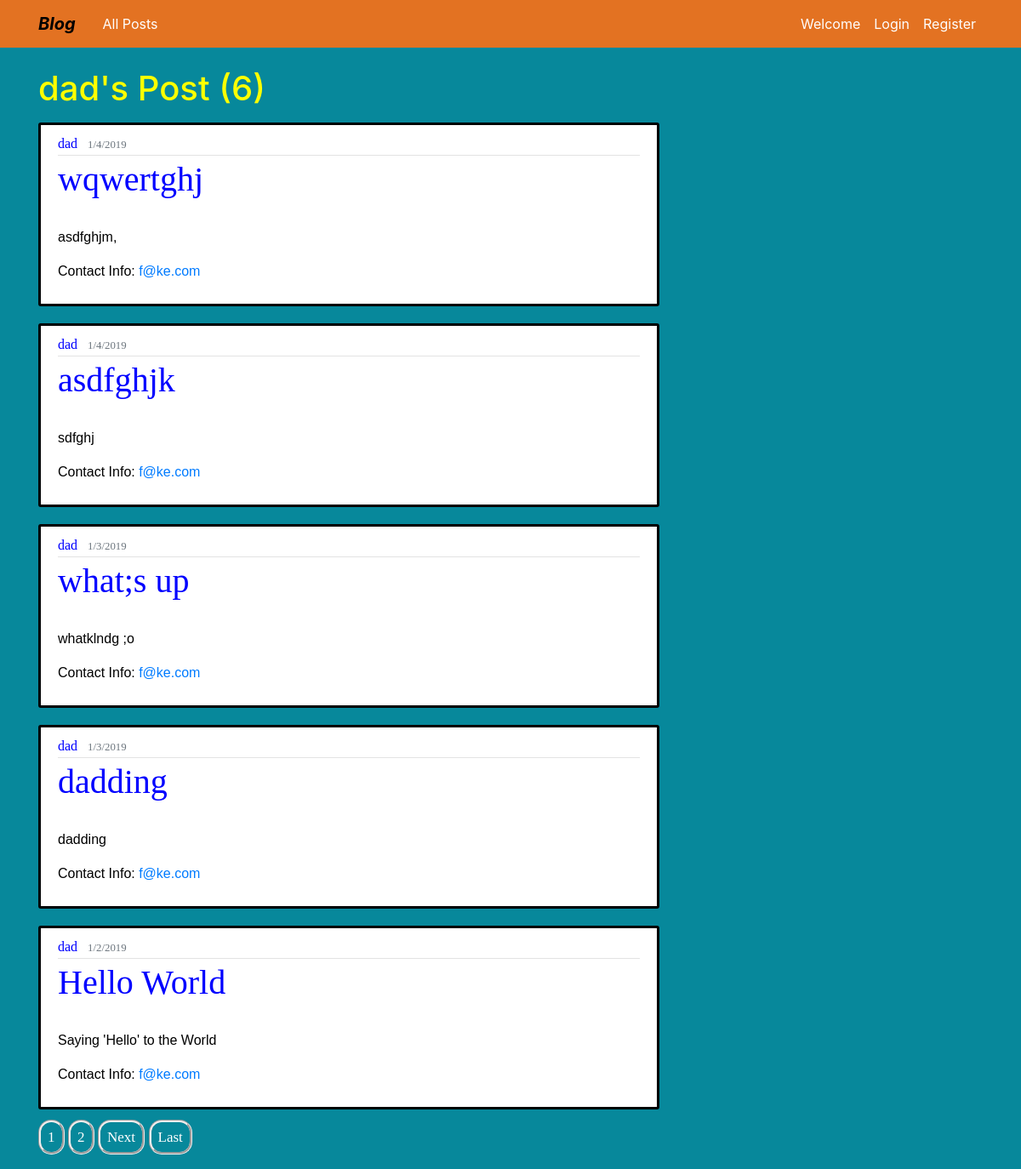
/user/dad, run on the app's committed database.
### courses/models.py (models this page shows, shortened)
class Post(models.Model):
	title = models.CharField(max_length=150)
	description = models.TextField()
	date_posted = models.DateTimeField(default=timezone.now)
	author = models.ForeignKey(User, on_delete=models.CASCADE)
	main_Image = models.ImageField(blank=True,null=True)
	sub_Image_1 = models.ImageField(blank=True,null=True)
	sub_Image_2 = models.ImageField(blank=True,null=True)

### courses/views.py (the view)
# urls.py: path('user/<str:username>', UserPostListView.as_view(), name='user-posts'),
class UserPostListView(ListView):
	model = Post
	template_name = 'courses/user_posts.html'
	context_object_name= 'posts'
	paginate_by = 5
	def get_queryset(self):
		user = get_object_or_404(User, username=self.kwargs.get('username'))
		return Post.objects.filter(author=user).order_by('-date_posted')

### courses/templates/courses/user_posts.html (shortened to what this page needs)
{% extends 'courses/base.html' %}
{% block content%}
	 <h1 class="mb-3">{{view.kwargs.username}}'s Post ({{page_obj.paginator.count}})</h1>
	{% for post in posts%}
		<article class="media content-section">
		  <div class="media-body">
		    <div class="article-metadata">
		      <a style='color:blue' class="mr-2" href="{% url 'user-posts' post.author.username %}">{{ post.author }}</a>
		      <small class="text-muted">{{ post.date_posted | date:"n/j/Y" }}</small>
		    </div>
		    <div>
			    <h1><a class="article-title" title="Click To View Full Post" href="{% url 'post-detail' post.id %}">{{ post.title }}</a></h1>
			    <br>
			    <p class="article-content">{{ post.description }}</p>
			    <p class="article-content">Contact Info: <a title= 'Click To Email' href = "mailto:{{ post.author.email }}" style=" text-decoration:none;">{{ post.author.email }}</a></p>
			</div>
		  </div>
		</article>
	{% endfor %}
	{% if is_paginated %}
      {% for num in page_obj.paginator.page_range %}
        {% if page_obj.number == num %}
          <a class="pagebtn btn-info mb-4" href="?page={{ num }}">{{ num }}</a>
        {% elif num > page_obj.number|add:'-3' and num < page_obj.number|add:'3' %}
          <a class="pagebtn mb-4" href="?page={{ num }}">{{ num }}</a>
        {% endif %}
      {% endfor %}
      {% if page_obj.has_next %}
        <a class="pagebtn mb-4" href="?page={{ page_obj.next_page_number }}">Next</a>
        <a class="pagebtn mb-4" href="?page={{ page_obj.paginator.num_pages }}">Last</a>
      {% endif %}
    {% endif %}
    <br>
    <br>
{% endblock content %}

### courses/static/courses/main.css (style rules this page uses)
.main { background: #07889b; color: #000000; margin-top: 5rem; }
h1 { color: #fdff00; }
.content-section { background: #ffffff; padding: 10px 20px; border: 3px solid #000000; border-radius: 3px; margin-bottom: 20px; font-family: calibri; }
.article-title { color: blue; }
.article-content { white-space: pre-line; font-family: 'Khula', sans-serif; }
.article-metadata { padding-bottom: 1px; margin-bottom: 4px; border-bottom: 1px solid #e3e3e3 }
.pagebtn { border-color: #ffffff; border: groove; text-decoration: none; border-radius: 15px; margin-top:3px; margin-bottom: 10px; font-size: 17px; font-family: calibri; padding: 8px; color: white; background: none; width: 65px; margin-right: 30px:; }

### data on the page
Post: author "dad", date_posted "1/4/2019", title "wqwertghj", description "asdfghjm,", author.email "f@ke.com"
Post: author "dad", date_posted "1/4/2019", title "asdfghjk", description "sdfghj", author.email "f@ke.com"
Post: author "dad", date_posted "1/3/2019", title "what;s up", description "whatklndg ;o", author.email "f@ke.com"
Post: author "dad", date_posted "1/3/2019", title "dadding", description "dadding", author.email "f@ke.com"
Post: author "dad", date_posted "1/2/2019", title "Hello World", description "Saying 'Hello' to the World", author.email "f@ke.com"

### other printed values
{{ view.kwargs.username }} "dad"
{{ page_obj.paginator.count }} "6"
{{ num }} "1"
{{ num }} "2"
